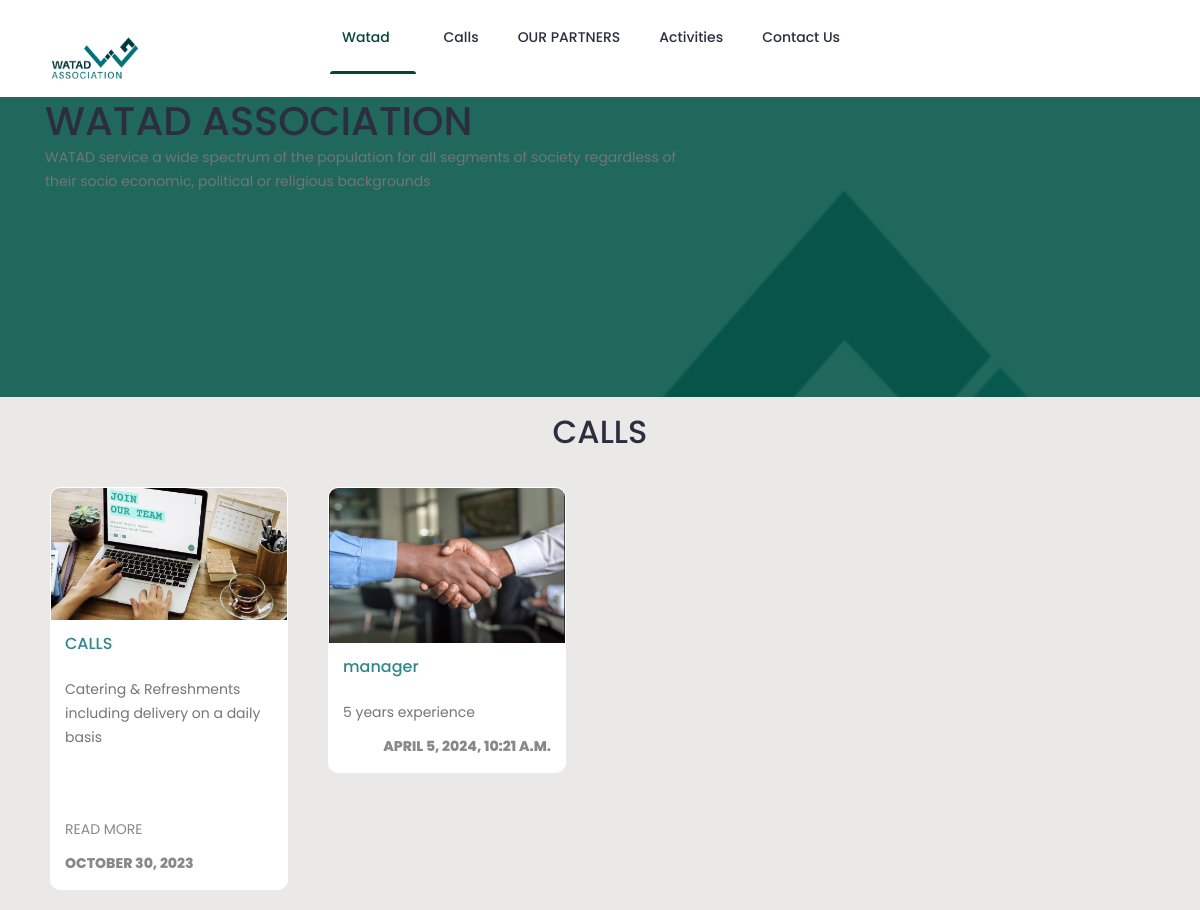
The app's page /calls with its own data.
### watad/models.py (models this page shows)
class details_job (models.Model):
    id=models.AutoField(primary_key=True,)
    image=models.FileField(upload_to="media/job", default="")
    title=models.CharField(max_length=100 , default="")
    desc =models.TextField(max_length=100 , default="")
    date = models.DateTimeField()

### watad/views.py (the view)
# urls.py: path('calls',calls_view ),
def calls_view (request):
    call=details_job.objects.all()
    context={}
    context["call"]=call
    return render(request,"calls.html" ,context)

### templates/calls.html
{% extends 'base.html' %}
{% load static %}
{% block content %}
        <section class="projects" id="projects">
        <h2 class="title text-center pt-3 pb-3">CALLS</h2>
        <div class="content">
    <div class="container">
      <div class="row">
        <div class="project-card">
            <div class="project-image">
                <img src="{% static 'img/team.png' %}"/>
            </div>
        <div class="project-info">
          <h6 style="color:#2F878b">CALLS</h6><br>
            <p> Catering & Refreshments including delivery on a daily basis
            <strong class="project-title"> <br><br>
               <div><a href="details_job"><call dcodeyt target="_blank">Read More</a></div>
                <span>October 30, 2023</span>
            </strong>
        </div>
    </div>
{% for i in call %}
<a href="newsactivity">
 <div class="project-card">
   <div class="project-image">
       <img src="{{i.image.url}}"/>
   </div>
<div class="project-info">
 <h6 style="color:#2F878b"> {{i.title}}</h6><br>
   <p>{{i.desc}}</p>
   <strong class="project-title"> <br>
       <span>{{i.date}}</span>
   </strong>
</div>
</div>
</a>  {% endfor %}
{% endblock content %}

### records on screen
details_job: image (picture), title "manager", desc "5 years experience", date "APRIL 5, 2024, 10:21 A.M."
